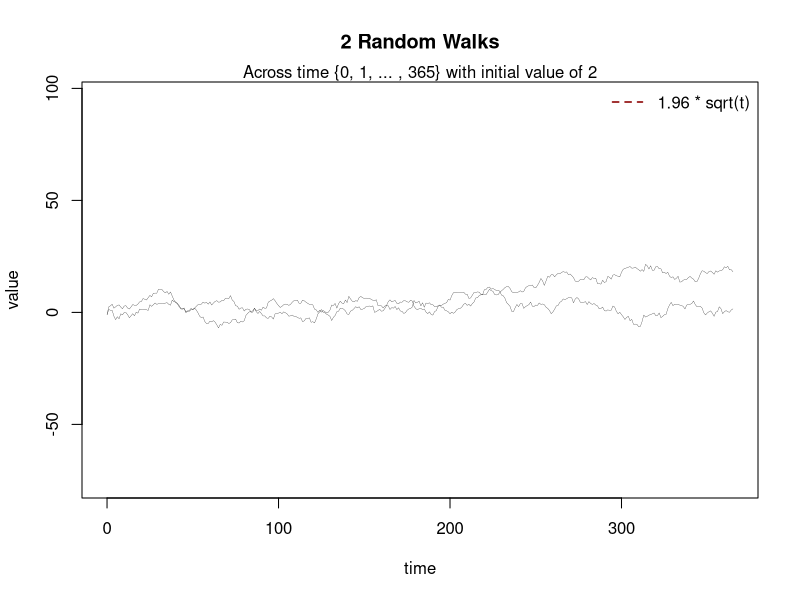

The R source for this figure:
# Generate k random walks across time {0, 1, ... , T}
T <- 365
k <- 2
initial.value <- 2
GetRandomWalk <- function() {
  # Add a standard normal at each step
  initial.value + c(-3, cumsum(rnorm(T)))
}
# Matrix of random walks
values <- replicate(k, GetRandomWalk())
# Create an empty plot
dev.new(height=8, width=12)
plot(0:T, rep(NA, T + 1), main=sprintf("%s Random Walks", k),
     xlab="time", ylab="value",
     ylim=10 + 4.5 * c(-1, 1) * sqrt(T))
mtext(sprintf("%s%s} with initial value of %s",
              "Across time {0, 1, ... , ", T, initial.value))
for (i in 1:k) {
  lines(0:T, values[ , i], lwd=0.25)
}
# for (sign in c(-1, 1)) {
#  curve(initial.value + sign * 1.96 * sqrt(x), from=0, to=T,
#        n=2*T, col="darkred", lty=2, lwd=1.5, add=TRUE)
# }
legend("topright", "1.96 * sqrt(t)",
       bty="n", lwd=1.5, lty=2, col="darkred")
savePlot("random_walks.png")

print(values)